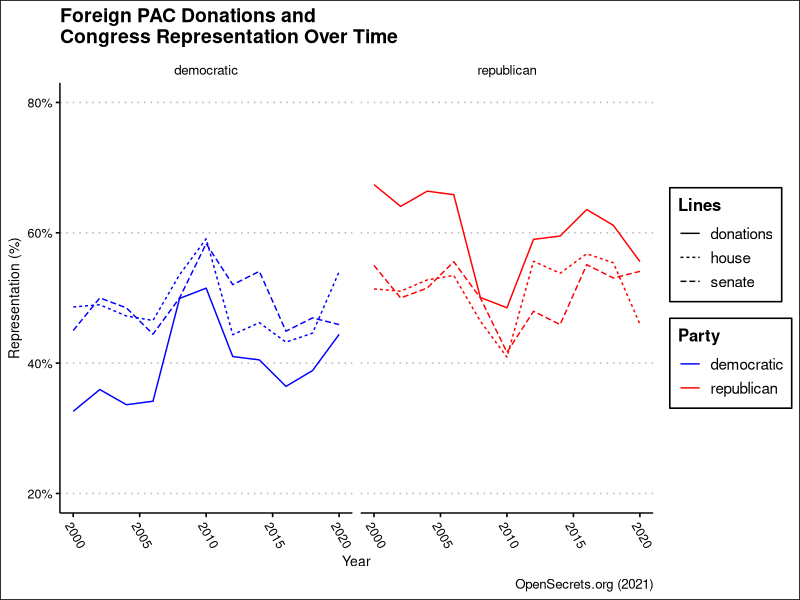

Recreate this plot in R.
## ---- chunk 1
library(tidyverse)
library(ggthemes)
knitr::opts_chunk$set(echo = FALSE, warning = FALSE, message = FALSE)
## ---- chunk 2
foreign_data = read_csv("../data/foreign_pac_data/clean_data.csv")

foreign_clean_data = foreign_data %>% 
  group_by(year) %>% 
  summarize(total = sum(dems_sum) + sum(repubs_sum),
            dem = sum(dems_sum),
            repub = sum(repubs_sum),
            .groups = "drop") %>%
  mutate(dem_percent = dem / total,
         repub_percent = repub / total) %>% 
  pivot_longer(
    cols = c(dem_percent, repub_percent),
    names_to = "party",
    values_to = "amount"
  )
## ---- chunk 3
house_senate_data = read_csv("../data/house_senate.csv")

house_senate_clean_data = house_senate_data %>% 
  pivot_longer(cols = -year, names_to = "position", values_to = "seats") %>% 
  mutate(
    party = gsub("\\_.*", "", position),
    pos_type = gsub(".*\\_", "", substr(position, 1, nchar(position)-2))
  ) %>% 
  group_by(pos_type, year) %>% 
  summarize(party = party,
            seat_total = seats,
            seats = seats / sum(seats),
            .groups = "drop")
## ---- chunk 4
house_senate_bound = rbind(foreign_clean_data %>% 
  mutate(party = ifelse(party == "dem_percent", "democratic", "republican"),
         pos_type = "donations") %>% 
  rename(
    seats = amount
  ) %>% 
  select(pos_type, year, party, seats),
  house_senate_clean_data %>% 
    select(pos_type, year, party, seats))

## ---- chunk 5
ggplot(house_senate_bound, aes(x=year, y=seats, color=party)) +
  geom_line(aes(linetype=pos_type)) +
  facet_wrap(~party) +
  theme_clean() +
  theme(axis.text.x = element_text(angle=-60, hjust=0)) +
  labs(title = "Foreign PAC Donations and\nCongress Representation Over Time",
       x = "Year",
       y = "Representation (%)",
       color = "Party",
       linetype = "Lines",
       caption = "OpenSecrets.org (2021)") +
  scale_y_continuous(labels = scales::percent_format(accuracy=1),
                     limits = c(.2, .8)) +
  scale_color_manual(values = c("blue", "red"))
